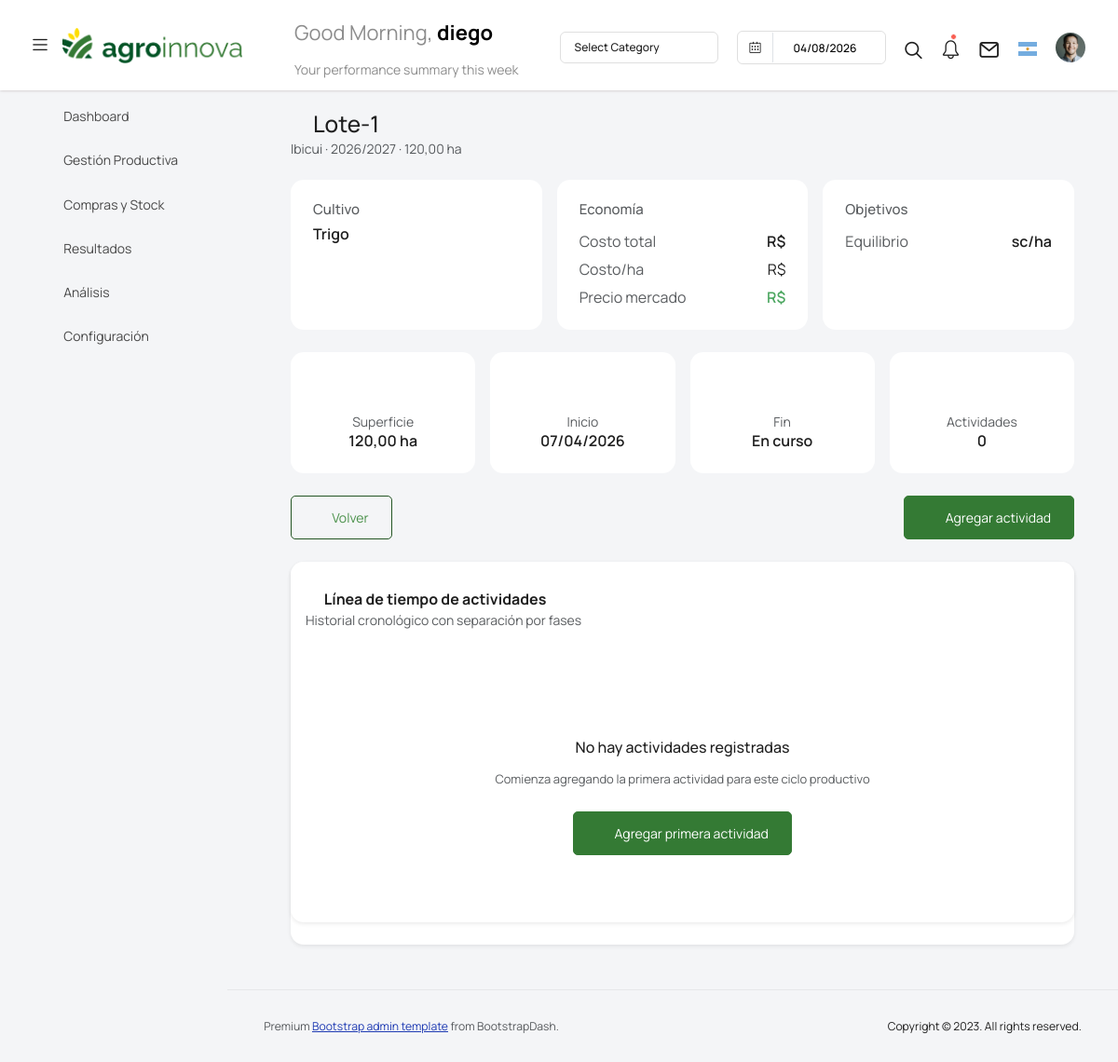
The page /ciclos/1/ (signed in) on the database as committed earlier.
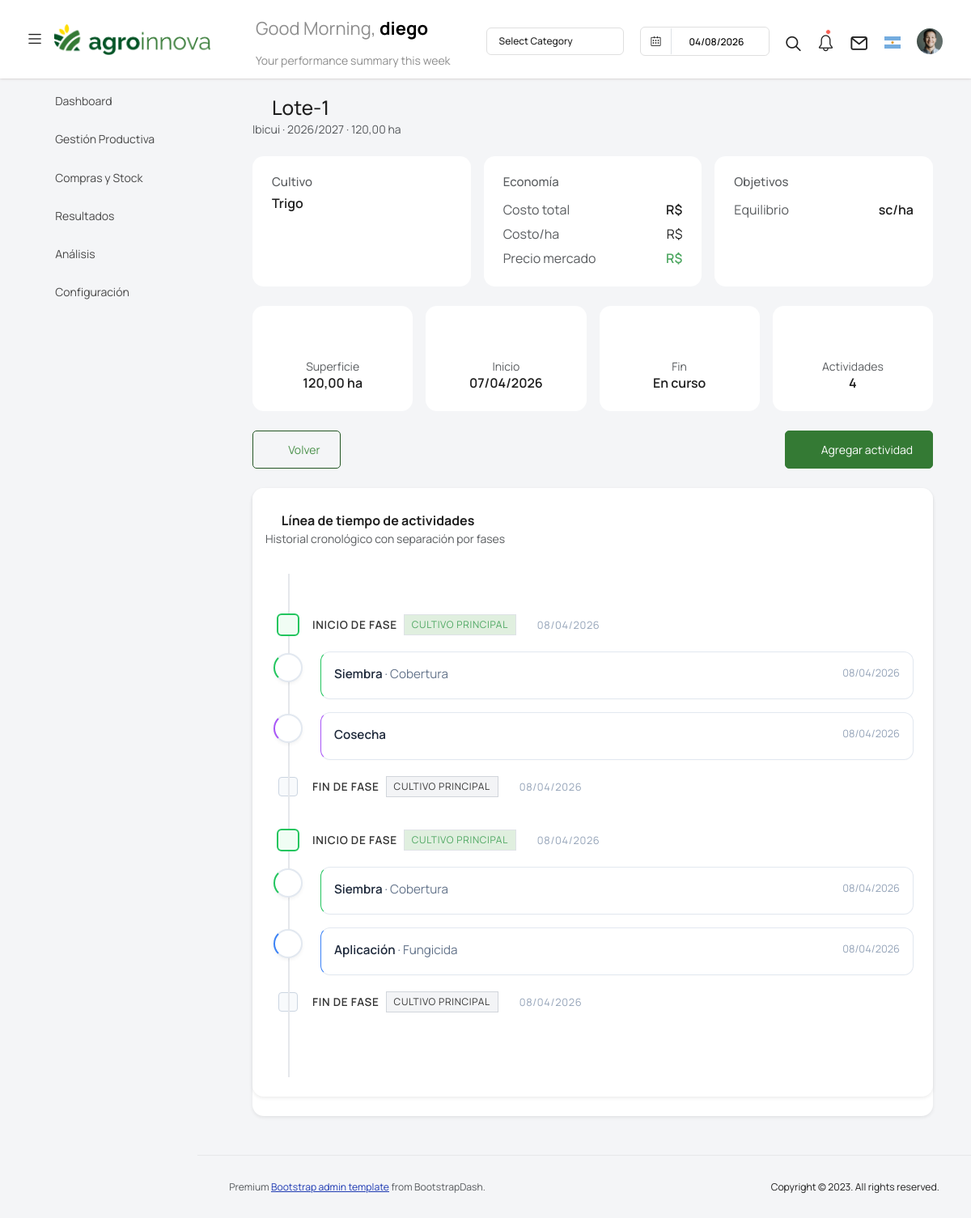
The same page on the database as committed later.
### gestion_agro/models.py (models this page shows, shortened)
class FaseAgricola(models.Model):
    TIPO_FASE_CHOICES = [
        ('COB', 'Cobertura'),
        ('PRI', 'Cultivo principal'),
    ]
    ESTADO_FASE_CHOICES = [('abierto','Abierto'),('cerrado','Cerrado')]
    ciclo = models.ForeignKey(CicloAgricola, on_delete=models.CASCADE, related_name='fases')
    tipo = models.CharField(max_length=20, choices=TIPO_FASE_CHOICES, default='COB')
    fecha_inicio = models.DateField()
    fecha_fin = models.DateField(null=True, blank=True)
    estado = models.CharField(max_length=10, choices=ESTADO_FASE_CHOICES, default='abierto')
    class Meta:
        ordering = ['fecha_inicio']
        verbose_name = "Fase agrícola"
        verbose_name_plural = "Fases agrícolas"

class ActividadProductiva(models.Model):
    fase = models.ForeignKey( FaseAgricola, on_delete=models.CASCADE, related_name='actividades')
    fecha = models.DateField()
    tipo = models.ForeignKey(TipoActividad, on_delete=models.CASCADE, related_name='actividades')
    subtipo = models.ForeignKey(SubTipoActividad,  on_delete=models.CASCADE, null=True, blank=True, related_name='actividades')
    observaciones = models.TextField(blank=True, null=True)

class TipoActividad(models.Model):
    nombre = models.CharField(max_length=30)
    tipo = models.CharField(max_length=1)
    activo = models.BooleanField(default=True)
    abre_fase = models.BooleanField(default=False)
    cierra_fase = models.BooleanField(default=False)
    requiere_subtipo = models.BooleanField(default=False)
    adicionales = models.BooleanField(default=False)
    requiere_insumo = models.BooleanField(default=False)
    requiere_mo = models.BooleanField(default=False)
    requiere_maq = models.BooleanField(default=False)
    requiere_vist = models.BooleanField(default=False)
    requiere_cosecha = models.BooleanField(default=False)

class SubTipoActividad(models.Model):
    tipo_actividad = models.ForeignKey(TipoActividad, on_delete=models.CASCADE, related_name='subtipos')
    codigo = models.CharField(max_length=3)
    nombre = models.CharField(max_length=50)
    descripcion = models.CharField(max_length=150, blank=True, null=True)
    activo = models.BooleanField(default=True)
    abre_fase = models.BooleanField(null=True, blank=True )
    cierra_fase = models.BooleanField(null=True, blank=True )
    class Meta:
        unique_together = ('tipo_actividad', 'codigo')

### gestion_agro/views.py (the view)
# urls.py: path('ciclos/<int:id_ciclo>/', vista_detalle_ciclo, name='vista_detalle_ciclo'),
@login_required
def vista_detalle_ciclo(request, id_ciclo):
    empresa = request.user.profile.empresa
    ciclo = CicloAgricola.objects.filter(campo__empresa=empresa, id=id_ciclo).first()
    fases = FaseAgricola.objects.filter(ciclo=ciclo)
    actividades = ActividadProductiva.objects.filter(fase__ciclo=ciclo).order_by("fecha")
    context = {
        "ciclo": ciclo,
        "fases": fases,
        "actividades": actividades,
    }
    return render(request, "vista_detalle_ciclo.html", context)

### gestion_agro/models.py (called while the page is built)
    def __str__(self):
        return self.nombre

### templates/vista_detalle_ciclo.html (shortened to what the changed rows need)
{% extends 'base.html' %}
{% load static %}
{% load i18n %}
{% block plugin_css %}
<link rel="stylesheet" href="{% static 'css/detalleCiclo.css' %}">
{% endblock %}
{% block content %}
<div class="container-fluid">
    <div class="upload-card">
        <div class="row g-3 mb-4">
            <div class="col-md-3">
                <div class="card text-center h-100">
                    <div class="card-body">
                        <i class="mdi mdi-chart-line fs-4 text-muted"></i>
                        <div class="mt-2 small text-muted">
                            {% translate "Actividades" %}
                        </div>
                        <div class="fw-semibold">
                            {{ actividades|length }}
                        </div>
                    </div>
                </div>
            </div>
        </div>
        <div class="row">
            <div class="col-lg-12">
                <div class="card border-0 shadow-sm mb-4">
                    <div class="row">
                        <div class="col-lg-12">
                            <div class="card border-0 shadow-sm mb-4">
                                <div class="card-body">
                                    {% if actividades %}
                                        <div class="timeline-container">
                                            <div class="timeline-vertical-line"></div>
                                            {% regroup actividades by fase as actividades_por_fase %}
                                            {% for fase_group in actividades_por_fase %}
                                                {% with fase=fase_group.grouper %}
                                                    <div class="timeline-phase-header">
                                                        <div class="phase-flag-icon">
                                                            <i class="mdi mdi-flag-variant"></i>
                                                        </div>
                                                        <div class="phase-label">
                                                            {% translate "Inicio de fase" %}
                                                            <span class="badge bg-success-subtle text-success border">
                                                                {{ fase.get_tipo_display|upper }}
                                                            </span>
                                                            <span class="phase-date">
                                                                <i class="mdi mdi-calendar me-1"></i>
                                                                {{ fase.fecha_inicio|date:"d/m/Y" }}
                                                            </span>
                                                        </div>
                                                    </div>
                                                    {% for act in fase_group.list %}
                                                        <div class="timeline-item">
                                                            <div class="activity-icon {{ act.tipo.nombre|slugify }}">
                                                                {% if act.tipo.nombre|lower == "siembra" %}
                                                                    <i class="mdi mdi-sprout"></i>
                                                                {% elif act.tipo.nombre|lower == "aplicación" or act.tipo.nombre|lower == "aplicacion" %}
                                                                    <i class="mdi mdi-water"></i>
                                                                {% elif act.tipo.nombre|lower == "fertilización" or act.tipo.nombre|lower == "fertilizacion" %}
                                                                    <i class="mdi mdi-leaf"></i>
                                                                {% elif act.tipo.nombre|lower == "cosecha" %}
                                                                    <i class="mdi mdi-basket-fill"></i>
                                                                {% elif act.tipo.nombre|lower == "visitoría" or act.tipo.nombre|lower == "vistoria" %}
                                                                    <i class="mdi mdi-eye-outline"></i>
                                                                {% else %}
                                                                    <i class="mdi mdi-chart-line"></i>
                                                                {% endif %}
                                                            </div>
                                                            <div class="activity-card {{ act.tipo.nombre|slugify }}">
                                                                <div class="activity-header">
                                                                    <div>
                                                                        <div class="activity-type">
                                                                            {{ act.tipo.nombre }}
                                                                            {% if act.subtipo %}
                                                                                <span class="activity-subtype">· {{ act.subtipo.nombre }}</span>
                                                                            {% endif %}
                                                                        </div>
                                                                    </div>
                                                                    <div class="activity-date">
                                                                        {{ act.fecha|date:"d/m/Y" }}
                                                                    </div>
                                                                </div>
                                                            </div>
                                                        </div>
                                                    {% endfor %}
                                                    {% if fase.estado == "cerrado" and fase.fecha_fin %}
                                                        <div class="timeline-phase-footer">
                                                            <div class="phase-checkered-icon">
                                                            </div>
                                                            <div class="phase-label ">
                                                                {% translate "Fin de fase" %}
                                                                <span class="badge badge-fase-agro-secondary">
                                                                    {{ fase.get_tipo_display|upper }}
                                                                </span>
                                                                <span class="phase-date">
                                                                    <i class="mdi mdi-calendar-check me-1"></i>
                                                                    {{ fase.fecha_fin|date:"d/m/Y" }}
                                                                </span>
                                                            </div>
                                                        </div>
                                                    {% endif %}
                                                {% endwith %}
                                            {% endfor %}
                                        </div>
                                    {% else %}
                                        <div class="text-center py-5">
                                            <i class="mdi mdi-calendar-remove-outline display-4 text-muted mb-3"></i>
                                            <h5 class="mb-3">{% translate "No hay actividades registradas" %}</h5>
                                            <p class="text-muted mb-4">
                                                {% translate "Comienza agregando la primera actividad para este ciclo productivo" %}
                                            </p>
                                            {% if not ciclo.fecha_fin %}
                                                <a href="{% url 'vista_agregar_actividad' id_ciclo=ciclo.id %}" class="btn btn-success">
                                                    <i class="mdi mdi-plus-circle-outline me-1"></i>
                                                    {% translate "Agregar primera actividad" %}
                                                </a>
                                            {% endif %}
                                        </div>
                                    {% endif %}
                                </div>
                            </div>
                        </div>
                    </div>
                </div>
            </div>
        </div>
    </div>
</div>
{% endblock %}

Rows that differ between the two databases and show on the page:
added FaseAgricola: grouper.tipo "CULTIVO PRINCIPAL", grouper.fecha_inicio "08/04/2026", grouper.fecha_fin "08/04/2026"
added ActividadProductiva: tipo.nombre "Siembra", subtipo.nombre "Cobertura", fecha "08/04/2026", shown under "INICIO DE FASE"
added ActividadProductiva: tipo.nombre "Cosecha", fecha "08/04/2026", shown under "INICIO DE FASE"
added FaseAgricola: grouper.tipo "CULTIVO PRINCIPAL", grouper.fecha_inicio "08/04/2026", grouper.fecha_fin "08/04/2026"
added ActividadProductiva: tipo.nombre "Siembra", subtipo.nombre "Cobertura", fecha "08/04/2026", shown under "INICIO DE FASE"
added ActividadProductiva: tipo.nombre "Aplicación", subtipo.nombre "Fungicida", fecha "08/04/2026", shown under "INICIO DE FASE"
Other text that changed with them:
{{ actividades|length }}: "0" → "4"
text no longer shown: "No hay actividades registradas Comienza agregando la primera actividad para este ciclo productivo Agregar primera actividad"
